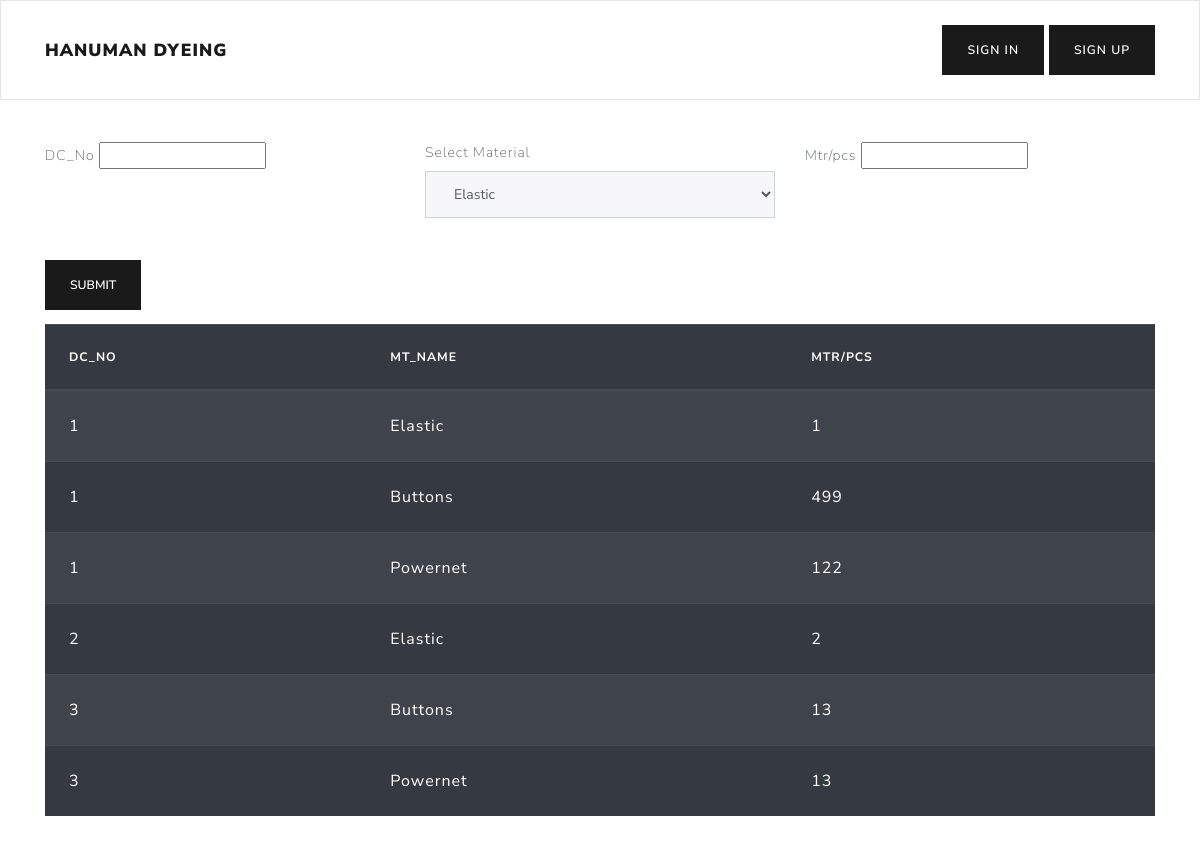
/dashboard/, run on the app's committed database.
### billing/models.py (models this page shows, shortened)
class received_details(models.Model):
    dc_no = models.IntegerField(null=True, blank=True)
    m_name = models.ForeignKey(mt_type, on_delete=models.SET_NULL, null=True)
    m_length = models.IntegerField(null=True, blank=True)

class mt_type(models.Model):
    m_type=models.CharField(max_length=1000, null=True, blank=True)
    mt_price=models.IntegerField(null=True, blank=True)
    def __str__(self):
        return f"{self.m_type}"

### billing/views.py (the view, shortened to what this page needs)
# urls.py: path('dashboard/',dashboard),
def dashboard(request):
	all_details=received_details.objects.all().order_by("dc_no")
	mtype=mt_type.objects.all()
	return render(request,"dashboard.html",{"mtype":mtype,"all_details":all_details})

### billing/templates/dashboard.html (shortened to what this page needs)
{% extends 'home.html' %} {% block dashboard %}
<div class="container">
    <br><br>
    <form action="/create_details/" method="POST">
        <div class="row">
        	<div class="col-md-4">
                <label>DC_No</label>
                 <input type="number" name="dc_no">
            </div>
            <div class="col-md-4">
                <label>Select Material</label>
                <select name="m_id" class="form-control">
                    {% for mt in mtype %}
                    <option value="{{mt.id}}">{{mt.m_type}}</option>
                    {% endfor %}
                </select>
            </div>
            <div class="col-md-4">
                <label>Mtr/pcs</label>
               <input type="number" name="m_length">
            </div>
        </div>
        <br>
        <br>
        <button type="submit" class="btn btn-primary">Submit</button>
    </form>
</div>
<div class="container">
	<table class="table table-striped table-dark">
  <thead>
    <tr>
      <th scope="col">DC_no</th>
      <th scope="col">Mt_name</th>
      <th scope="col">mtr/pcs</th>
    </tr>
  </thead>
  <tbody>
  	{% for details in all_details %}
    <tr>
      <td>{{details.dc_no}}</td>
      <td>{{details.m_name}}</td>
      <td>{{details.m_length}}</td>
    </tr>
    {% endfor%}
  </tbody>
</table>
</div>
{% endblock %}

### billing/templates/home.html (shortened to what this page needs)
<html>
<head>
    <link href="https://stackpath.bootstrapcdn.com/bootswatch/4.4.1/lux/bootstrap.min.css" rel="stylesheet">
</head>
<body>
    <nav class="navbar navbar-expand-lg navbar-light bg-light">
        <div class='container'>
            <a class="navbar-brand" href="#"><b>Hanuman Dyeing</b></a>
            <div class="collapse navbar-collapse" id="navbarSupportedContent">
                <form class="form-inline my-2 my-lg-0">
                    {% if user.is_authenticated %}
                    <a href="/dashboard/" class="btn btn-primary" style="margin-right: 10px ">Dashboard</a>
                    <a href="/material/" class="btn btn-primary" style="margin-right: 10px ">Material</a>
                    <a href="/bill/" class="btn btn-primary" style="margin-right: 10px ">Bill</a>
                    <a href="/signout/" class="btn btn-primary">Logout</a>
                     {% else %}
                    <a href="/signin/" class="btn btn-primary" style="margin-right: 5px;">Sign In</a>
                    <a href="/signup/" class="btn btn-primary">Sign Up</a> {% endif %}
                </form>
            </div>
        </div>
    </nav>
    <div>
        {% block signup %} {% endblock %} {% block dashboard %} {% endblock %}
    </div>
    <br><br>
</body>
</html>

### billing/templates/home.html (style rules this page uses)
body { font-family: 'Nunito Sans', ; }

### data on the page
received_details: dc_no "1", m_name "Elastic", m_length "1"
received_details: dc_no "1", m_name "Buttons", m_length "499"
received_details: dc_no "1", m_name "Powernet", m_length "122"
received_details: dc_no "2", m_name "Elastic", m_length "2"
received_details: dc_no "3", m_name "Buttons", m_length "13"
received_details: dc_no "3", m_name "Powernet", m_length "13"

### other printed values
form field m_id "Elastic"
